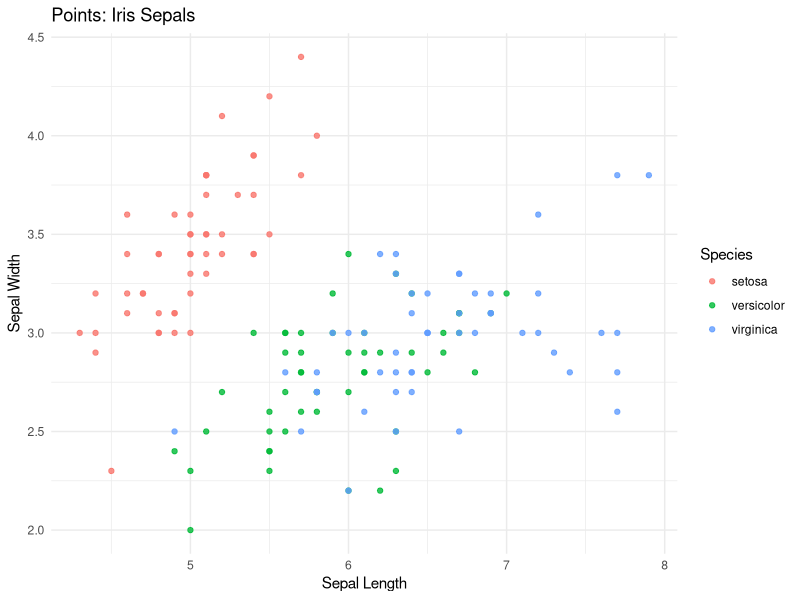
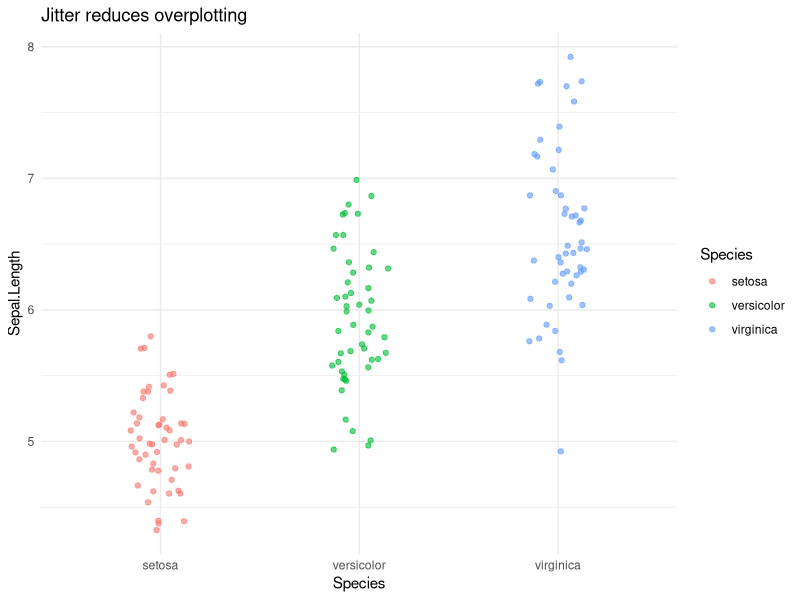
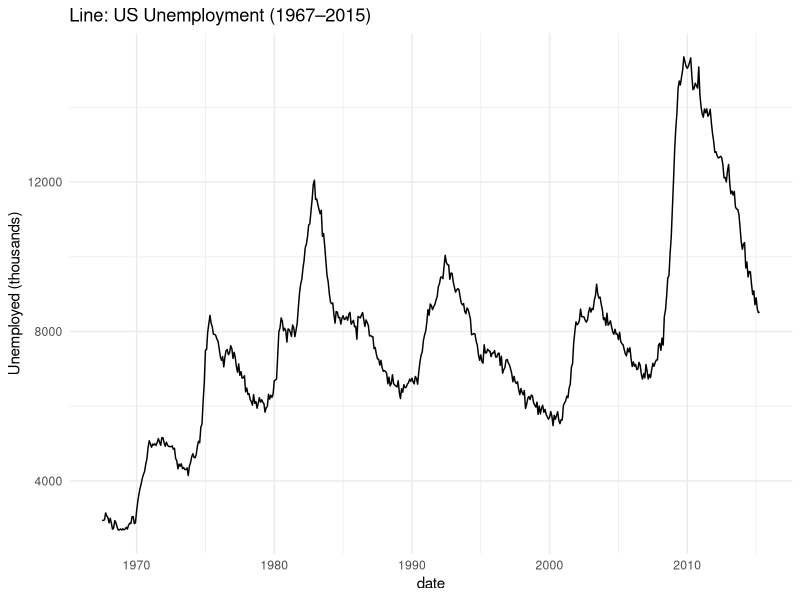
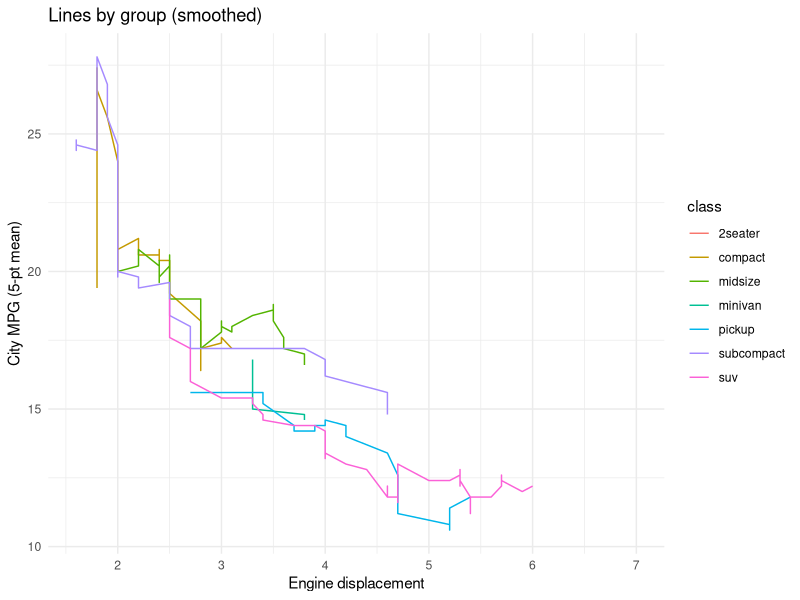
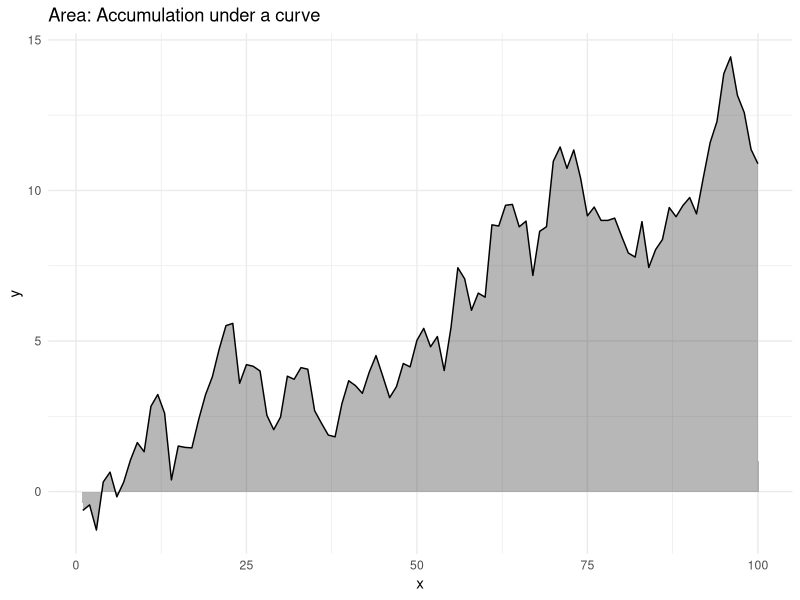
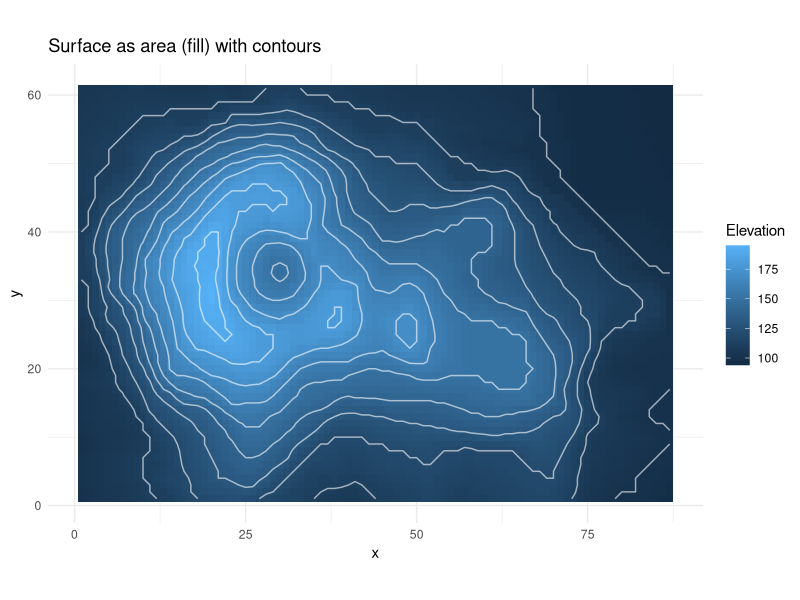
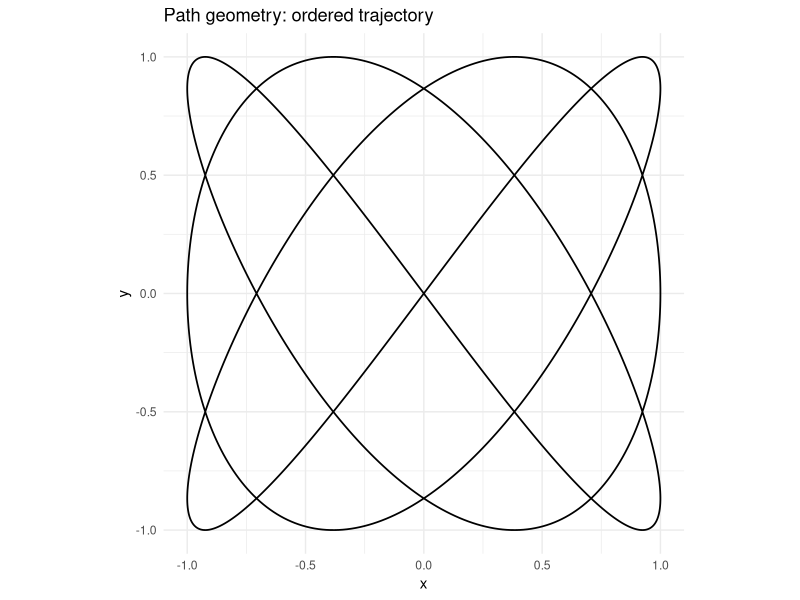
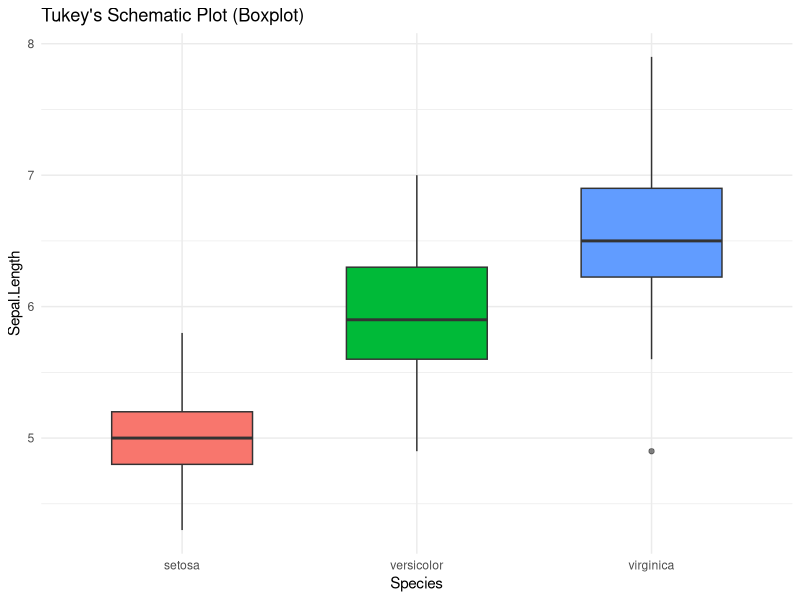

These charts were generated, in order, by the following R code:
## ---- chunk 1
library(ggplot2)
library(dplyr)

ggplot(iris, aes(Sepal.Length, Sepal.Width, colour = Species)) +
  geom_point(alpha = 0.8) +
  labs(title = "Points: Iris Sepals", x = "Sepal Length", y = "Sepal Width") +
  theme_minimal()
## ---- chunk 2
ggplot(iris, aes(Species, Sepal.Length, colour = Species)) +
  geom_jitter(width = 0.15, alpha = 0.6) +
  labs(title = "Jitter reduces overplotting") +
  theme_minimal()
## ---- chunk 3
# Economics time series (built-in dataset)
pp <- ggplot(economics, aes(date, unemploy)) + theme_minimal()
pp + geom_line() + labs(title = "Line: US Unemployment (1967–2015)", y = "Unemployed (thousands)")
## ---- chunk 4
# Rolling mean lines by mpg class
library(zoo)
mpg_smooth <- mpg %>% group_by(class) %>%
  arrange(displ) %>%
  mutate(cty_roll = rollmean(cty, k = 5, fill = NA, align = "center"))

ggplot(mpg_smooth, aes(displ, cty_roll, colour = class)) +
  geom_line(na.rm = TRUE) +
  labs(title = "Lines by group (smoothed)", x = "Engine displacement", y = "City MPG (5-pt mean)") +
  theme_minimal()
## ---- chunk 5
# Area under a line (ribbon)
set.seed(1)
dat <- data.frame(x = 1:100) |> mutate(y = cumsum(rnorm(100)))

ggplot(dat, aes(x, y)) +
  geom_area(alpha = 0.35) +
  geom_line() +
  labs(title = "Area: Accumulation under a curve") +
  theme_minimal()
## ---- chunk 6
# volcano is a built-in matrix of elevations
v <- volcano
vdf <- reshape2::melt(v, varnames = c("x","y"), value.name = "z")

ggplot(vdf, aes(x, y, fill = z)) +
  geom_raster() +
  geom_contour(aes(z = z), colour = "white", alpha = 0.6) +
  coord_fixed() +
  labs(title = "Surface as area (fill) with contours", fill = "Elevation") +
  theme_minimal()
## ---- chunk 7
# Lissajous-like path
n <- 1000
path <- data.frame(t = seq(0, 2*pi, length.out = n)) |>
  mutate(x = sin(3*t), y = sin(4*t))

ggplot(path, aes(x, y)) +
  geom_path(linewidth = 0.6) +
  coord_equal() +
  labs(title = "Path geometry: ordered trajectory") +
  theme_minimal()
## ---- chunk 8
ggplot(iris, aes(Species, Sepal.Length, fill = Species)) +
  geom_boxplot(width = 0.6, outlier.alpha = 0.6) +
  labs(title = "Tukey's Schematic Plot (Boxplot)") +
  guides(fill = "none") +
  theme_minimal()
## ---- chunk 9
# 2-D density contours provide a schematic of a bivariate distribution

ggplot(iris, aes(Sepal.Length, Sepal.Width, colour = Species)) +
  stat_density_2d() +
  geom_point(alpha = 0.4) +
  labs(title = "Contour schema: lines of equal bivariate density") +
  theme_minimal()
## ---- chunk 10
# Simple polygons: tiles on a grid
pg <- expand.grid(x = 1:10, y = 1:6)
pg$z <- with(pg, (x - 5.5)^2 + (y - 3.5)^2)

ggplot(pg, aes(x, y, fill = z)) +
  geom_tile(colour = "grey90") +
  coord_equal() +
  labs(title = "Partition by polygons (tiles)", fill = "Value") +
  theme_minimal()
## ---- chunk 11
# Contours revisited on a smooth function
f <- function(x, y) sin(x) * cos(y)
xy <- expand.grid(x = seq(-pi, pi, length.out = 200),
                  y = seq(-pi, pi, length.out = 200))
xy$z <- with(xy, f(x, y))

ggplot(xy, aes(x, y)) +
  geom_contour(aes(z = z)) +
  coord_equal() +
  labs(title = "Partition by contours: level sets of z = sin(x)cos(y)") +
  theme_minimal()
## ---- chunk 12
# Stylised metro-like network
stations <- data.frame(
  id = c("A", "B", "C", "D", "E", "F", "G", "H"),
  x = c(0, 1, 2, 3, 2, 1, 0, 1),
  y = c(0, 0, 0, 0, 1, 1, 1, 2)
)

tracks <- data.frame(
  from = c("A", "B", "C", "D", "C", "B", "F", "G", "F", "H"),
  to   = c("B", "C", "D", "E", "E", "F", "E", "F", "H", "E")
)

tracks <- tracks |> 
  left_join(stations, by = c("from" = "id")) |> 
  rename(x = x, y = y) |> 
  left_join(stations, by = c("to" = "id"), suffix = c("_from","_to"))

ggplot() +
  geom_segment(data = tracks, aes(x = x_from, y = y_from, xend = x_to, yend = y_to),
               linewidth = 1.2, colour = "steelblue") +
  geom_point(data = stations, aes(x, y), size = 4, colour = "black") +
  geom_text(data = stations, aes(x, y, label = id), vjust = -1, fontface = "bold") +
  coord_equal() +
  labs(title = "Stylised Metro Network (Nodes and Lines)") +
  theme_void()
## ---- chunk 13
# Stack (parts of whole) and Dodge (side-by-side)

ggplot(mpg, aes(class, fill = drv)) +
  geom_bar(position = "stack") +
  labs(title = "Stacked counts by class and drive") + theme_minimal()

ggplot(mpg, aes(class, fill = drv)) +
  geom_bar(position = position_dodge(width = 0.8)) +
  labs(title = "Dodged counts by class and drive") + theme_minimal()
## ---- chunk 14
# Jitter (with transparency)

ggplot(iris, aes(Species, Petal.Length, colour = Species)) +
  geom_jitter(width = 0.12, alpha = 0.5) +
  labs(title = "Jittered points to reduce overlap") +
  theme_minimal()
## ---- chunk 15
# Start with points on a circle
th <- seq(0, 2*pi, length.out = 200)
base <- data.frame(x = cos(th), y = sin(th))

# Define transforms
rotate <- function(df, theta){
  R <- matrix(c(cos(theta), -sin(theta), sin(theta), cos(theta)), 2, 2)
  as.data.frame(as.matrix(df) %*% R) |> setNames(c("x","y"))
}
translate <- function(df, dx, dy){ transform(df, x = x + dx, y = y + dy) }
reflect_xy <- function(df){ df[, c("y","x")] |> setNames(c("x","y")) }

b_rot <- rotate(base, pi/2)
b_ref <- reflect_xy(base)
b_trn <- translate(base, 1.2, 0.4)

library(tidyr)
base$which <- "base"
b_rot$which <- "rot90"
b_ref$which <- "reflect y=x"
b_trn$which <- "+(1.2,0.4)"
all <- bind_rows(base, b_rot, b_ref, b_trn)

ggplot(all, aes(x, y, colour = which)) +
  geom_path() + coord_equal() +
  labs(title = "Isometries: translation, rotation, reflection (distance preserved)") +
  theme_minimal()
## ---- chunk 16
# Affine shear example: y' = y + 0.6x
A <- matrix(c(1, 0.6, 0, 1), 2, 2)  # shear in y by x
S <- as.data.frame(as.matrix(base[,c("x","y")]) %*% A) |> setNames(c("x","y"))
S$which <- "shear"

bind_rows(base, S) |> mutate(which = ifelse(is.na(which), "base", which)) |>
  ggplot(aes(x, y, colour = which)) +
  geom_path() + coord_equal() +
  labs(title = "Affine shear distorts angles, not straightness") +
  theme_minimal()
## ---- chunk 17
tri <- data.frame(x = c(0, 1, 0.5, 0), y = c(0, 0, 0.866, 0))
P <- matrix(c(1, 0, 0.4, 1), 2, 2) # skew to suggest depth
tri2 <- as.data.frame(as.matrix(tri[,c("x","y")]) %*% P); names(tri2) <- c("x","y")
tri$which <- "planar"; tri2$which <- "projected"

bind_rows(tri, tri2) |>
  ggplot(aes(x, y, group = which, fill = which)) +
  geom_polygon(alpha = 0.5, colour = "grey30") + coord_equal() +
  labs(title = "Projection idea on the plane (toy affine 'perspective')") +
  theme_minimal()
## ---- chunk 18
# Category parts-of-whole in polar
p1 <- ggplot(mpg, aes(x = 1, fill = class)) +
  geom_bar(width = 1) + coord_polar(theta = "y") +
  theme_void() + guides(fill = guide_legend(title = "Class")) +
  labs(title = "Pie (rose) via coord_polar")
p1
## ---- chunk 19
# Build a simple radial tree using angles
set.seed(2)
levels <- 3
branches <- data.frame()
angle <- seq(0, 2*pi, length.out = 7)[-7]
for (a in angle){
  # trunk
  branches <- rbind(branches, data.frame(x = 0, y = 0, xend = cos(a), yend = sin(a), lvl=1))
  # second level
  for (k in c(-0.3, 0, 0.3)){
    a2 <- a + k
    branches <- rbind(branches,
      data.frame(x = cos(a), y = sin(a), xend = 1.6*cos(a2), yend = 1.6*sin(a2), lvl=2))
  }
}

ggplot(branches, aes(x, y, xend = xend, yend = yend, linewidth = factor(lvl))) +
  geom_segment(lineend = "round") + coord_equal() +
  theme_void() + scale_linewidth_discrete(range = c(0.4, 0.8)) +
  labs(title = "Polar cluster tree (radial branches)")
## ---- chunk 20
# Create a radar/spider from wide -> long
rad <- data.frame(group = c("A","B"), speed = c(7,5), power = c(4,8), agility = c(6,7), stamina = c(8,6))
rad_long <- tidyr::pivot_longer(rad, -group, names_to = "metric", values_to = "value")

# Put metrics around a circle
rad_long$metric <- factor(rad_long$metric, levels = unique(rad_long$metric))

# Close the polygons by repeating the first metric at the end
rad_closed <- rad_long |>
  group_by(group) |>
  arrange(metric, .by_group = TRUE) |>
  tidyr::complete(metric, fill = list(value = NA)) |>
  mutate(value = zoo::na.locf(value, na.rm = FALSE)) |>
  tidyr::drop_na() |>
  bind_rows(rad_long |> group_by(group) |> slice(1))

# Angular position
ang <- data.frame(metric = levels(rad_long$metric), theta = seq(0, 2*pi, length.out = length(levels(rad_long$metric)) + 1)[-1])
rad_plot <- rad_long |> left_join(ang, by = "metric")

# Draw in polar via coord_polar
p_spider <- ggplot(rad_long, aes(metric, value, group = group, colour = group, fill = group)) +
  geom_point(size = 2) +
  geom_polygon(alpha = 0.2) +
  coord_polar() +
  labs(title = "Spider/Radar in ggplot (coord_polar)") + theme_minimal()
p_spider
## ---- chunk 21
# Point cloud with depth mapped to size/alpha (fake perspective)
set.seed(3)
xyz <- data.frame(x = rnorm(500), y = rnorm(500), z = rnorm(500))

ggplot(xyz, aes(x, y)) +
  geom_point(aes(size = scales::rescale(-z), alpha = scales::rescale(-z))) +
  scale_alpha(range = c(0.2, 0.9), guide = "none") +
  labs(title = "Perspective feel via size/alpha depth cue") + theme_minimal()
## ---- chunk 22
# Using ggtern (if installed)
# install.packages("ggtern")
# library(ggtern)
# comp <- data.frame(A = runif(200), B = runif(200)) |> mutate(C = pmax(0, 1 - A - B)) |> filter(A+B+C >= 0.999)
# ggtern(comp, aes(A, B, C)) + geom_point(alpha = 0.6) + theme_bw() + labs(title = "Barycentric (ternary) coordinates")
## ---- chunk 23
tri <- data.frame(x = c(0, 1, 0.5), y = c(0, 0, sqrt(3)/2))
comp <- data.frame(A = runif(300), B = runif(300)) |>
  mutate(C = pmax(0, 1 - A - B)) |>
  filter(A + B + C > 0.999)

# Convert (A,B,C) to triangle (x,y)
ABC_to_xy <- function(A, B, C){
  # vertices: A=(0,0), B=(1,0), C=(0.5, sqrt(3)/2)
  x <- A*0 + B*1 + C*0.5
  y <- A*0 + B*0 + C*sqrt(3)/2
  data.frame(x, y)
}
xy <- ABC_to_xy(comp$A, comp$B, comp$C)

ggplot() +
  geom_polygon(data = tri, aes(x, y), fill = NA, colour = "grey40") +
  geom_point(data = xy, aes(x, y), alpha = 0.5) +
  coord_equal() + theme_minimal() +
  labs(title = "Barycentric demo without ggtern")
## ---- chunk 24
library(maps)
world <- map_data("world")

# Mercator-like default (conformal near equator)
merc <- ggplot(world, aes(long, lat, group = group)) +
  geom_polygon(fill = "grey85", colour = "white", linewidth = 0.2) +
  coord_quickmap() +
  theme_void() + labs(title = "World map (quick map, Mercator-ish)")

# Pseudo equal-area look using aspect
aea <- ggplot(world, aes(long, lat, group = group)) +
  geom_polygon(fill = "grey85", colour = "white", linewidth = 0.2) +
  coord_fixed(1.3) +
  theme_void() + labs(title = "World map (fixed aspect)")
merc
aea
## ---- chunk 25
library(maps)
world <- map_data("world")

# Mercator-like default (conformal near equator)
merc <- ggplot(world, aes(long, lat, group = group)) +
  geom_polygon(fill = "grey85", colour = "white", linewidth = 0.2) +
  coord_quickmap() +
  theme_void() + labs(title = "World map (quick map, Mercator-ish)")

# Pseudo equal-area look using aspect
aea <- ggplot(world, aes(long, lat, group = group)) +
  geom_polygon(fill = "grey85", colour = "white", linewidth = 0.2) +
  coord_fixed(1.3) +
  theme_void() + labs(title = "World map (fixed aspect)")
## ---- chunk 26
library(ggplot2)
library(dplyr)
library(lubridate)

# Original line plot
pp <- ggplot(economics, aes(date, unemploy)) +
  geom_line(colour = "steelblue") +
  labs(title = "US Unemployment (Full Time Series)", y = "Unemployed (thousands)") +
  theme_minimal()

# Sampled 12 points per year
eco_sample <- economics |> 
  mutate(year = year(date)) |> 
  group_by(year) |> 
  slice_sample(n = 12) |> 
  ungroup()

pp_sample <- ggplot(eco_sample, aes(date, unemploy)) +
  geom_point(colour = "firebrick", alpha = 0.7) +
  labs(title = "US Unemployment (12 Random Points per Year)", y = "Unemployed (thousands)") +
  theme_minimal()

# View side by side if using patchwork
library(patchwork)
pp + pp_sample
## ---- chunk 27
set.seed(123)
df <- data.frame(x = 1:100, y = cumsum(rnorm(100)))
df$lower <- df$y - 1.96 * 2
df$upper <- df$y + 1.96 * 2

# Ribbon plot showing confidence interval
ggplot(df, aes(x, y)) +
  geom_ribbon(aes(ymin = lower, ymax = upper), fill = "skyblue", alpha = 0.3) +
  geom_line(colour = "steelblue") +
  labs(title = "Mean with 95% CI Ribbon", y = "Value") +
  theme_minimal()
## ---- chunk 28
# Core packages
library(ggplot2)
library(dplyr)
library(tidyr)
library(zoo)
library(maps)
library(reshape2)
# Optional: ggtern, sf if available
